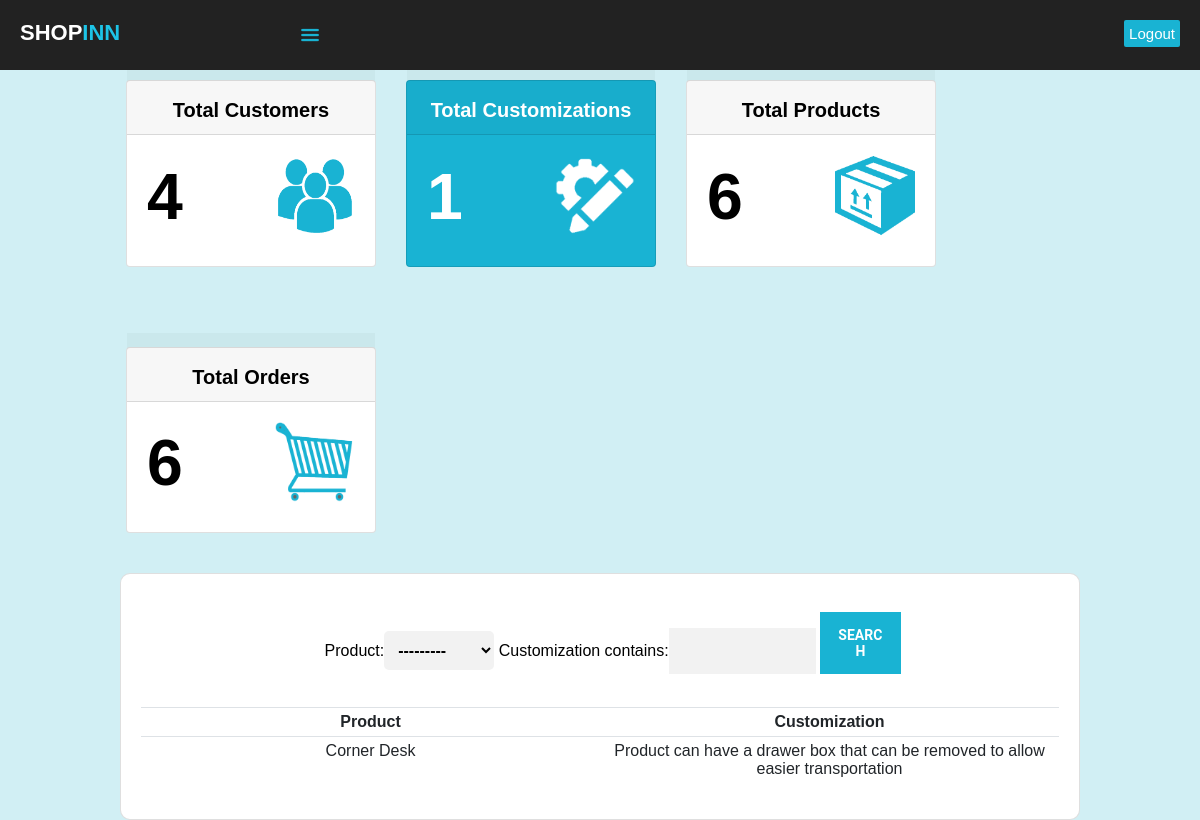
The page /dashboard/ (signed in) on the database its author committed.
### accounts/models.py (models this page shows, shortened)
class Customization(models.Model):
	customer = models.ForeignKey(Customer, on_delete=models.SET_NULL, blank=True, null=True)
	customization = models.TextField(max_length=500, null=True, blank=True)
	product = models.ForeignKey(Product, on_delete=models.SET_NULL, null=True, blank=True)

class Product(models.Model):
	name = models.CharField(max_length=200, null=True)
	price = models.FloatField()
	digital = models.BooleanField(default=False,null=True, blank=False)
	image = models.ImageField(null=True, blank=True)
	def __str__(self):
		return self.name

### accounts/views.py (the view)
# urls.py: path('dashboard/', views.dashboard, name="dashboard"),
def dashboard(request):
	data = cartData(request)
	cartItems = data['cartItems']
	items = data['items']
	order = data['order']
	customerpk=request.user.customer.pk
	customer = Customer.objects.get(id=customerpk)
	customizations = Customization.objects.all()
	custcount = customizations.count()
	myFilter = CustomizationFilter(request.GET, queryset=customizations)
	customizations = myFilter.qs
	products = Product.objects.all()
	total_prod = products.count()
	orders = Order.objects.all()
	total_orders = orders.count()
	customers = Customer.objects.all()
	total_customer = customers.count()
	context = {'cartItems': cartItems, 'total_customer':total_customer,
	'customizations':customizations, 'myFilter':myFilter, 'custcount':custcount,
	'total_prod':total_prod, 'total_orders':total_orders}
	return render(request, 'accounts/dashboard.html', context)

### accounts/models.py (called while the page is built)
	@property
	def get_cart_items(self):
		orderitems = self.orderitem_set.all()
		total = sum([item.quantity for item in orderitems])
		return total

### accounts/utils.py (called while the page is built)
def cartData(request):
	if request.user.is_authenticated:
		customer = request.user.customer
		order, created = Order.objects.get_or_create(customer=customer, complete=False)
		items = order.orderitem_set.all()
		cartItems = order.get_cart_items
	else:
		cookieData = cookieCart(request)
		items = cookieData['items']
		order = cookieData['order']
		cartItems = cookieData['cartItems']
	return {'cartItems':cartItems, 'order':order, 'items':items}

### accounts/templates/accounts/dashboard.html
{% extends 'accounts/main.html' %}
{% load static %}
{% block content %}
<div class="row2">
	<div class="column-dashcol">
		<div class="column-dash-md">
			<div class="dashcardheader">
				<h5 class="dashcardtitle">Total Customers</h5>
			</div>
			<div class="dashcardbody">
				<h3 class="dashcardtitle">{{total_customer}}</h3>
				<img src="{% static 'images/total_customers.png'%}" class="dashrowImg">
			</div>
		</div>
	</div>
	<div class="column-dashcol">
		<div class="column-dash-nd">
			<div class="dashcardheader">
				<h5 class="dashcardtitle">Total Customizations</h5>
			</div>
			<div class="dashcardbody">
				<h3 class="dashcardtitle">{{custcount}}</h3>
				<img src="{% static 'images/Customizations.png'%}" class="dashrowImg">
			</div>
		</div>
	</div>
	<div class="column-dashcol">
		<div class="column-dash-md">
			<div class="dashcardheader">
				<h5 class="dashcardtitle">Total Products</h5>
			</div>
			<div class="dashcardbody">
				<h3 class="dashcardtitle">{{total_prod}}</h3>
				<img src="{% static 'images/products.png'%}" class="dashrowImg">
			</div>
		</div>
	</div>
	<div class="column-dashcol">
		<div class="column-dash-md">
			<div class="dashcardheader">
				<h5 class="dashcardtitle">Total Orders</h5>
			</div>
			<div class="dashcardbody">
				<h3 class="dashcardtitle">{{total_orders}}</h3>
				<img src="{% static 'images/Orders.png'%}" class="dashrowImg">
			</div>
		</div>
	</div>
</div>
	<br>
	<br>
	<br>
	<div class="dashrow">
		<div class="dashcol">
			<div class="dashcard dashbody">
				<br>
				<form method="get" class="dashform">
					{{myFilter.form}}
					<button class="" type="submit">Search</button>
				</form>
				<br>
				<table class="table table-sm">
					<tr>
						<th>Product</th>
						<th>Customization</th>
					</tr>
					{% for customization in customizations %}
					<tr>
						<td>{{customization.product}}</td>
						<td>{{customization.customization}}</td>
					</tr>
					{% endfor %}
				</table>
			</div>
		</div>
	</div>
{% endblock content %}

### static/css/main.css (style rules this page uses)
body { margin: 0; background-color: #d1eff4; font-family: sans-serif, helvetica; font-weight: 300; }
table { border-spacing: 0; border-collapse: collapse; background-color: transparent; }
.table { width: 100%; max-width: 100%; margin-bottom: 20px; }
.table td, .table th { background-color: #fff; }
h5 { font-weight: bold; font-size: 20px; }
.row2 { display: inline-block; margin-left: 8%; margin-right: 8%; }
.column-dashcol { -ms-flex-preferred-size: 0; flex-basis: 0; -ms-flex-positive: 1; flex-grow: 1; width: 250px; margin-left: 20px; padding-left: 10px; margin-top: 80px; float: left; }
.column-dash-md { -ms-flex-preferred-size: 0; flex-basis: 0; -ms-flex-positive: 1; flex-grow: 1; max-width: 100%; position: relative; display: -ms-flexbox; display: flex; -ms-flex-direction: column; flex-direction: column; min-width: 0; word-wrap: break-word; background-color: #fff; background-clip: border-box; border: 1px solid rgba(0, 0, 0, 0.125); border-radius: 0.25rem; text-align: center; color: black; }
.column-dash-nd { -ms-flex-preferred-size: 0; flex-basis: 0; -ms-flex-positive: 1; flex-grow: 1; max-width: 100%; position: relative; display: -ms-flexbox; display: flex; -ms-flex-direction: column; flex-direction: column; min-width: 0; word-wrap: break-word; background-color: #19B3D3; background-clip: border-box; border: 1px solid rgba(0, 0, 0, 0.125); border-radius: 0.25rem; text-align: center; color: white; }
.dashcardheader { margin-bottom: 0; background-color: rgba(0, 0, 0, 0.03); border-bottom: 1px solid rgba(0, 0, 0, 0.125); margin-top: -15px; }
.dashcardtitle { margin-bottom: 0.75rem; }
.dashcardbody { -ms-flex: 1 1 auto; flex: 1 1 auto; padding: 1.25rem; text-align: left; font-size: 55px; float: left; margin-top: -60px; }
.dashrowImg { height: 80px; width: 80px; float: right; margin-top: -90px; background-color: white; }
.dashform { margin-left: 20%; }
.dashform input { font-family: "Roboto", sans-serif; outline: 0; background: #f2f2f2; width: 20%; border: 0; margin: 0 0 15px; padding: 15px; box-sizing: border-box; font-size: 14px; }
.dashform button { font-family: "Roboto", sans-serif; text-transform: uppercase; outline: 0; background: #19B3D3; width: 11%; border: 0; padding: 15px; color: #FFFFFF; font-size: 14px; -webkit-transition: all 0.3s ease; transition: all 0.3 ease; cursor: pointer; font-weight: bold; }
.dashform select { width: 15%; outline: 0; font-size: 100%; font-weight: bold; cursor: pointer; border-radius: 0; background-color: #f2f2f2; border: none; color: black; padding: 10px; border-radius: 5px; }
.dashrow { margin-right: auto; margin-left: auto; }
.dashcol { position: relative; width: 80%; margin-left: 10%; }
.dashcard { position: relative; display: -ms-flexbox; display: flex; -ms-flex-direction: column; flex-direction: column; min-width: 0; word-wrap: break-word; background-color: #fff; background-clip: border-box; border: 1px solid rgba(0, 0, 0, 0.125); border-radius: 10px; }
.dashbody { -ms-flex: 1 1 auto; flex: 1 1 auto; padding: 1.25rem; }
.table { width: 100%; margin-bottom: 1rem; color: #212529; }
.table th, .table td { padding: 0.75rem; vertical-align: top; border-top: 1px solid #dee2e6; text-align: center; }
.table-sm th, .table-sm td { padding: 0.3rem; width: 20%; }

### rows shown on the page
Customization: product "Corner Desk", customization "Product can have a drawer box that can be removed to allow easier transportation"

### other values the page prints
{{ total_customer }} "4"
{{ custcount }} "1"
{{ total_prod }} "6"
{{ total_orders }} "6"
